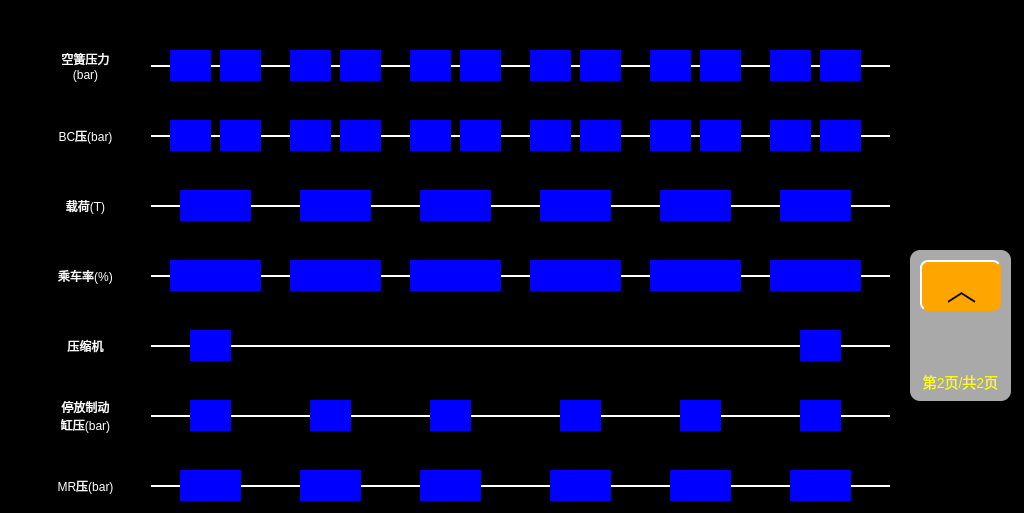
<?xml version="1.0" encoding="UTF-8"?>
<ui version="4.0">
 <class>VehicleEBCUPage2</class>
 <widget class="QWidget" name="VehicleEBCUPage2">
  <property name="geometry">
   <rect>
    <x>0</x>
    <y>0</y>
    <width>1024</width>
    <height>513</height>
   </rect>
  </property>
  <property name="windowTitle">
   <string>Form</string>
  </property>
  <property name="styleSheet">
   <string notr="true">QWidget
{
	background-color:black;
}
QLabel
{
	font: 20px, &quot;微软雅黑&quot;;
	color:white;
background-color:blue;

}
QPushButton
{
	font: 20px, &quot;微软雅黑&quot;;
    color: white;
	background-color: rgb(0, 128, 128);
	border-top: 2px solid white;	
	border-left: 2px solid white;
border-radius:8px;
}</string>
  </property>
  <widget class="QLabel" name="ASPM1_2lbl">
   <property name="geometry">
    <rect>
     <x>460</x>
     <y>50</y>
     <width>41</width>
     <height>31</height>
    </rect>
   </property>
   <property name="text">
    <string/>
   </property>
   <property name="alignment">
    <set>Qt::AlignCenter</set>
   </property>
  </widget>
  <widget class="QLabel" name="lbl1_2">
   <property name="geometry">
    <rect>
     <x>20</x>
     <y>120</y>
     <width>131</width>
     <height>31</height>
    </rect>
   </property>
   <property name="styleSheet">
    <string notr="true">background-color:black;</string>
   </property>
   <property name="text">
    <string>BC压(bar)</string>
   </property>
   <property name="alignment">
    <set>Qt::AlignCenter</set>
   </property>
  </widget>
  <widget class="QLabel" name="PLoadMP1lbl">
   <property name="geometry">
    <rect>
     <x>290</x>
     <y>260</y>
     <width>91</width>
     <height>31</height>
    </rect>
   </property>
   <property name="text">
    <string/>
   </property>
   <property name="alignment">
    <set>Qt::AlignCenter</set>
   </property>
  </widget>
  <widget class="QPushButton" name="NextPageBtn">
   <property name="geometry">
    <rect>
     <x>920</x>
     <y>260</y>
     <width>81</width>
     <height>51</height>
    </rect>
   </property>
   <property name="focusPolicy">
    <enum>Qt::NoFocus</enum>
   </property>
   <property name="styleSheet">
    <string notr="true">font:30px;
color:black;
background-color:orange;
border-radius:8px;</string>
   </property>
   <property name="text">
    <string>︿</string>
   </property>
  </widget>
  <widget class="QLabel" name="BCPM1_1lbl">
   <property name="geometry">
    <rect>
     <x>410</x>
     <y>120</y>
     <width>41</width>
     <height>31</height>
    </rect>
   </property>
   <property name="text">
    <string/>
   </property>
   <property name="alignment">
    <set>Qt::AlignCenter</set>
   </property>
  </widget>
  <widget class="QLabel" name="MRPM1lbl">
   <property name="geometry">
    <rect>
     <x>430</x>
     <y>400</y>
     <width>41</width>
     <height>31</height>
    </rect>
   </property>
   <property name="text">
    <string/>
   </property>
   <property name="alignment">
    <set>Qt::AlignCenter</set>
   </property>
  </widget>
  <widget class="QLabel" name="PLoadM1lbl">
   <property name="geometry">
    <rect>
     <x>410</x>
     <y>260</y>
     <width>91</width>
     <height>31</height>
    </rect>
   </property>
   <property name="text">
    <string/>
   </property>
   <property name="alignment">
    <set>Qt::AlignCenter</set>
   </property>
  </widget>
  <widget class="QLabel" name="ASPM1_1lbl">
   <property name="geometry">
    <rect>
     <x>410</x>
     <y>50</y>
     <width>41</width>
     <height>31</height>
    </rect>
   </property>
   <property name="text">
    <string/>
   </property>
   <property name="alignment">
    <set>Qt::AlignCenter</set>
   </property>
  </widget>
  <widget class="QLabel" name="BCPMP1_1lbl">
   <property name="geometry">
    <rect>
     <x>290</x>
     <y>120</y>
     <width>41</width>
     <height>31</height>
    </rect>
   </property>
   <property name="text">
    <string/>
   </property>
   <property name="alignment">
    <set>Qt::AlignCenter</set>
   </property>
  </widget>
  <widget class="QLabel" name="lbl1_8">
   <property name="geometry">
    <rect>
     <x>150</x>
     <y>135</y>
     <width>740</width>
     <height>2</height>
    </rect>
   </property>
   <property name="styleSheet">
    <string notr="true">background-color:white;</string>
   </property>
   <property name="text">
    <string/>
   </property>
   <property name="alignment">
    <set>Qt::AlignCenter</set>
   </property>
  </widget>
  <widget class="QLabel" name="lbl1_6">
   <property name="geometry">
    <rect>
     <x>20</x>
     <y>390</y>
     <width>131</width>
     <height>51</height>
    </rect>
   </property>
   <property name="styleSheet">
    <string notr="true">background-color:black;</string>
   </property>
   <property name="text">
    <string>停放制动
缸压(bar)</string>
   </property>
   <property name="alignment">
    <set>Qt::AlignCenter</set>
   </property>
  </widget>
  <widget class="QLabel" name="LoadTC1lbl">
   <property name="geometry">
    <rect>
     <x>180</x>
     <y>190</y>
     <width>71</width>
     <height>31</height>
    </rect>
   </property>
   <property name="text">
    <string/>
   </property>
   <property name="alignment">
    <set>Qt::AlignCenter</set>
   </property>
  </widget>
  <widget class="QLabel" name="ACPTC2_1lbl">
   <property name="geometry">
    <rect>
     <x>800</x>
     <y>330</y>
     <width>41</width>
     <height>31</height>
    </rect>
   </property>
   <property name="text">
    <string/>
   </property>
   <property name="alignment">
    <set>Qt::AlignCenter</set>
   </property>
  </widget>
  <widget class="QLabel" name="BCPMP2_2lbl">
   <property name="geometry">
    <rect>
     <x>650</x>
     <y>120</y>
     <width>41</width>
     <height>31</height>
    </rect>
   </property>
   <property name="text">
    <string/>
   </property>
   <property name="alignment">
    <set>Qt::AlignCenter</set>
   </property>
  </widget>
  <widget class="QLabel" name="lbl1_10">
   <property name="geometry">
    <rect>
     <x>150</x>
     <y>275</y>
     <width>740</width>
     <height>2</height>
    </rect>
   </property>
   <property name="styleSheet">
    <string notr="true">background-color:white;</string>
   </property>
   <property name="text">
    <string/>
   </property>
   <property name="alignment">
    <set>Qt::AlignCenter</set>
   </property>
  </widget>
  <widget class="QLabel" name="BCPTC1_2lbl">
   <property name="geometry">
    <rect>
     <x>220</x>
     <y>120</y>
     <width>41</width>
     <height>31</height>
    </rect>
   </property>
   <property name="text">
    <string/>
   </property>
   <property name="alignment">
    <set>Qt::AlignCenter</set>
   </property>
  </widget>
  <widget class="QLabel" name="PLoadMP2lbl">
   <property name="geometry">
    <rect>
     <x>650</x>
     <y>260</y>
     <width>91</width>
     <height>31</height>
    </rect>
   </property>
   <property name="text">
    <string/>
   </property>
   <property name="alignment">
    <set>Qt::AlignCenter</set>
   </property>
  </widget>
  <widget class="QLabel" name="MRPTC1lbl">
   <property name="geometry">
    <rect>
     <x>190</x>
     <y>400</y>
     <width>41</width>
     <height>31</height>
    </rect>
   </property>
   <property name="text">
    <string/>
   </property>
   <property name="alignment">
    <set>Qt::AlignCenter</set>
   </property>
  </widget>
  <widget class="QLabel" name="PLoadTC2lbl">
   <property name="geometry">
    <rect>
     <x>770</x>
     <y>260</y>
     <width>91</width>
     <height>31</height>
    </rect>
   </property>
   <property name="text">
    <string/>
   </property>
   <property name="alignment">
    <set>Qt::AlignCenter</set>
   </property>
  </widget>
  <widget class="QLabel" name="BCPTC2_2lbl">
   <property name="geometry">
    <rect>
     <x>770</x>
     <y>120</y>
     <width>41</width>
     <height>31</height>
    </rect>
   </property>
   <property name="text">
    <string/>
   </property>
   <property name="alignment">
    <set>Qt::AlignCenter</set>
   </property>
  </widget>
  <widget class="QLabel" name="LoadM2lbl">
   <property name="geometry">
    <rect>
     <x>540</x>
     <y>190</y>
     <width>71</width>
     <height>31</height>
    </rect>
   </property>
   <property name="text">
    <string/>
   </property>
   <property name="alignment">
    <set>Qt::AlignCenter</set>
   </property>
  </widget>
  <widget class="QLabel" name="BCPM2_1lbl">
   <property name="geometry">
    <rect>
     <x>580</x>
     <y>120</y>
     <width>41</width>
     <height>31</height>
    </rect>
   </property>
   <property name="text">
    <string/>
   </property>
   <property name="alignment">
    <set>Qt::AlignCenter</set>
   </property>
  </widget>
  <widget class="QLabel" name="LoadMP2lbl">
   <property name="geometry">
    <rect>
     <x>660</x>
     <y>190</y>
     <width>71</width>
     <height>31</height>
    </rect>
   </property>
   <property name="text">
    <string/>
   </property>
   <property name="alignment">
    <set>Qt::AlignCenter</set>
   </property>
  </widget>
  <widget class="QLabel" name="lbl1_7">
   <property name="geometry">
    <rect>
     <x>150</x>
     <y>65</y>
     <width>740</width>
     <height>2</height>
    </rect>
   </property>
   <property name="styleSheet">
    <string notr="true">background-color:white;</string>
   </property>
   <property name="text">
    <string/>
   </property>
   <property name="alignment">
    <set>Qt::AlignCenter</set>
   </property>
  </widget>
  <widget class="QLabel" name="ASPMP1_2lbl">
   <property name="geometry">
    <rect>
     <x>340</x>
     <y>50</y>
     <width>41</width>
     <height>31</height>
    </rect>
   </property>
   <property name="text">
    <string/>
   </property>
   <property name="alignment">
    <set>Qt::AlignCenter</set>
   </property>
  </widget>
  <widget class="QLabel" name="ASPTC1_1lbl">
   <property name="geometry">
    <rect>
     <x>170</x>
     <y>50</y>
     <width>41</width>
     <height>31</height>
    </rect>
   </property>
   <property name="text">
    <string/>
   </property>
   <property name="alignment">
    <set>Qt::AlignCenter</set>
   </property>
  </widget>
  <widget class="QLabel" name="lbl1">
   <property name="geometry">
    <rect>
     <x>20</x>
     <y>40</y>
     <width>131</width>
     <height>51</height>
    </rect>
   </property>
   <property name="styleSheet">
    <string notr="true">background-color:black;</string>
   </property>
   <property name="text">
    <string>空簧压力
(bar)</string>
   </property>
   <property name="alignment">
    <set>Qt::AlignCenter</set>
   </property>
  </widget>
  <widget class="QLabel" name="BCPM1_2lbl">
   <property name="geometry">
    <rect>
     <x>460</x>
     <y>120</y>
     <width>41</width>
     <height>31</height>
    </rect>
   </property>
   <property name="text">
    <string/>
   </property>
   <property name="alignment">
    <set>Qt::AlignCenter</set>
   </property>
  </widget>
  <widget class="QLabel" name="lbl1_13">
   <property name="geometry">
    <rect>
     <x>910</x>
     <y>250</y>
     <width>101</width>
     <height>151</height>
    </rect>
   </property>
   <property name="styleSheet">
    <string notr="true">background-color:gray;
border-radius:10px;
font:14px;
color:yellow;
background-color:darkgray;</string>
   </property>
   <property name="text">
    <string>






第2页/共2页</string>
   </property>
   <property name="alignment">
    <set>Qt::AlignCenter</set>
   </property>
  </widget>
  <widget class="QLabel" name="MRPTC2lbl">
   <property name="geometry">
    <rect>
     <x>800</x>
     <y>400</y>
     <width>41</width>
     <height>31</height>
    </rect>
   </property>
   <property name="text">
    <string/>
   </property>
   <property name="alignment">
    <set>Qt::AlignCenter</set>
   </property>
  </widget>
  <widget class="QLabel" name="lbl1_3">
   <property name="geometry">
    <rect>
     <x>20</x>
     <y>190</y>
     <width>131</width>
     <height>31</height>
    </rect>
   </property>
   <property name="styleSheet">
    <string notr="true">background-color:black;</string>
   </property>
   <property name="text">
    <string>载荷(T)</string>
   </property>
   <property name="alignment">
    <set>Qt::AlignCenter</set>
   </property>
  </widget>
  <widget class="QLabel" name="ASPTC1_2lbl">
   <property name="geometry">
    <rect>
     <x>220</x>
     <y>50</y>
     <width>41</width>
     <height>31</height>
    </rect>
   </property>
   <property name="text">
    <string/>
   </property>
   <property name="alignment">
    <set>Qt::AlignCenter</set>
   </property>
  </widget>
  <widget class="QLabel" name="lbl1_11">
   <property name="geometry">
    <rect>
     <x>150</x>
     <y>345</y>
     <width>740</width>
     <height>2</height>
    </rect>
   </property>
   <property name="styleSheet">
    <string notr="true">background-color:white;</string>
   </property>
   <property name="text">
    <string/>
   </property>
   <property name="alignment">
    <set>Qt::AlignCenter</set>
   </property>
  </widget>
  <widget class="QLabel" name="lbl1_5">
   <property name="geometry">
    <rect>
     <x>20</x>
     <y>330</y>
     <width>131</width>
     <height>31</height>
    </rect>
   </property>
   <property name="styleSheet">
    <string notr="true">background-color:black;</string>
   </property>
   <property name="text">
    <string>压缩机</string>
   </property>
   <property name="alignment">
    <set>Qt::AlignCenter</set>
   </property>
  </widget>
  <widget class="QLabel" name="LoadM1lbl">
   <property name="geometry">
    <rect>
     <x>420</x>
     <y>190</y>
     <width>71</width>
     <height>31</height>
    </rect>
   </property>
   <property name="text">
    <string/>
   </property>
   <property name="alignment">
    <set>Qt::AlignCenter</set>
   </property>
  </widget>
  <widget class="QLabel" name="lbl1_12">
   <property name="geometry">
    <rect>
     <x>150</x>
     <y>415</y>
     <width>740</width>
     <height>2</height>
    </rect>
   </property>
   <property name="styleSheet">
    <string notr="true">background-color:white;</string>
   </property>
   <property name="text">
    <string/>
   </property>
   <property name="alignment">
    <set>Qt::AlignCenter</set>
   </property>
  </widget>
  <widget class="QLabel" name="BCPMP2_1lbl">
   <property name="geometry">
    <rect>
     <x>700</x>
     <y>120</y>
     <width>41</width>
     <height>31</height>
    </rect>
   </property>
   <property name="text">
    <string/>
   </property>
   <property name="alignment">
    <set>Qt::AlignCenter</set>
   </property>
  </widget>
  <widget class="QLabel" name="PLoadM2lbl">
   <property name="geometry">
    <rect>
     <x>530</x>
     <y>260</y>
     <width>91</width>
     <height>31</height>
    </rect>
   </property>
   <property name="text">
    <string/>
   </property>
   <property name="alignment">
    <set>Qt::AlignCenter</set>
   </property>
  </widget>
  <widget class="QLabel" name="MRPM2lbl">
   <property name="geometry">
    <rect>
     <x>560</x>
     <y>400</y>
     <width>41</width>
     <height>31</height>
    </rect>
   </property>
   <property name="text">
    <string/>
   </property>
   <property name="alignment">
    <set>Qt::AlignCenter</set>
   </property>
  </widget>
  <widget class="QLabel" name="ASPTC2_2lbl">
   <property name="geometry">
    <rect>
     <x>770</x>
     <y>50</y>
     <width>41</width>
     <height>31</height>
    </rect>
   </property>
   <property name="text">
    <string/>
   </property>
   <property name="alignment">
    <set>Qt::AlignCenter</set>
   </property>
  </widget>
  <widget class="QLabel" name="ACPTC1_1lbl">
   <property name="geometry">
    <rect>
     <x>190</x>
     <y>330</y>
     <width>41</width>
     <height>31</height>
    </rect>
   </property>
   <property name="text">
    <string/>
   </property>
   <property name="alignment">
    <set>Qt::AlignCenter</set>
   </property>
  </widget>
  <widget class="QLabel" name="lbl1_4">
   <property name="geometry">
    <rect>
     <x>20</x>
     <y>260</y>
     <width>131</width>
     <height>31</height>
    </rect>
   </property>
   <property name="styleSheet">
    <string notr="true">background-color:black;</string>
   </property>
   <property name="text">
    <string>乘车率(%)</string>
   </property>
   <property name="alignment">
    <set>Qt::AlignCenter</set>
   </property>
  </widget>
  <widget class="QLabel" name="ASPM2_2lbl">
   <property name="geometry">
    <rect>
     <x>530</x>
     <y>50</y>
     <width>41</width>
     <height>31</height>
    </rect>
   </property>
   <property name="text">
    <string/>
   </property>
   <property name="alignment">
    <set>Qt::AlignCenter</set>
   </property>
  </widget>
  <widget class="QLabel" name="ASPMP2_1lbl">
   <property name="geometry">
    <rect>
     <x>700</x>
     <y>50</y>
     <width>41</width>
     <height>31</height>
    </rect>
   </property>
   <property name="text">
    <string/>
   </property>
   <property name="alignment">
    <set>Qt::AlignCenter</set>
   </property>
  </widget>
  <widget class="QLabel" name="lbl1_9">
   <property name="geometry">
    <rect>
     <x>150</x>
     <y>205</y>
     <width>740</width>
     <height>2</height>
    </rect>
   </property>
   <property name="styleSheet">
    <string notr="true">background-color:white;</string>
   </property>
   <property name="text">
    <string/>
   </property>
   <property name="alignment">
    <set>Qt::AlignCenter</set>
   </property>
  </widget>
  <widget class="QLabel" name="LoadTC2lbl">
   <property name="geometry">
    <rect>
     <x>780</x>
     <y>190</y>
     <width>71</width>
     <height>31</height>
    </rect>
   </property>
   <property name="text">
    <string/>
   </property>
   <property name="alignment">
    <set>Qt::AlignCenter</set>
   </property>
  </widget>
  <widget class="QLabel" name="BCPTC2_1lbl">
   <property name="geometry">
    <rect>
     <x>820</x>
     <y>120</y>
     <width>41</width>
     <height>31</height>
    </rect>
   </property>
   <property name="text">
    <string/>
   </property>
   <property name="alignment">
    <set>Qt::AlignCenter</set>
   </property>
  </widget>
  <widget class="QLabel" name="BCPM2_2lbl">
   <property name="geometry">
    <rect>
     <x>530</x>
     <y>120</y>
     <width>41</width>
     <height>31</height>
    </rect>
   </property>
   <property name="text">
    <string/>
   </property>
   <property name="alignment">
    <set>Qt::AlignCenter</set>
   </property>
  </widget>
  <widget class="QLabel" name="LoadMP1lbl">
   <property name="geometry">
    <rect>
     <x>300</x>
     <y>190</y>
     <width>71</width>
     <height>31</height>
    </rect>
   </property>
   <property name="text">
    <string/>
   </property>
   <property name="alignment">
    <set>Qt::AlignCenter</set>
   </property>
  </widget>
  <widget class="QLabel" name="ASPMP1_1lbl">
   <property name="geometry">
    <rect>
     <x>290</x>
     <y>50</y>
     <width>41</width>
     <height>31</height>
    </rect>
   </property>
   <property name="text">
    <string/>
   </property>
   <property name="alignment">
    <set>Qt::AlignCenter</set>
   </property>
  </widget>
  <widget class="QLabel" name="ASPTC2_1lbl">
   <property name="geometry">
    <rect>
     <x>820</x>
     <y>50</y>
     <width>41</width>
     <height>31</height>
    </rect>
   </property>
   <property name="text">
    <string/>
   </property>
   <property name="alignment">
    <set>Qt::AlignCenter</set>
   </property>
  </widget>
  <widget class="QLabel" name="BCPMP1_2lbl">
   <property name="geometry">
    <rect>
     <x>340</x>
     <y>120</y>
     <width>41</width>
     <height>31</height>
    </rect>
   </property>
   <property name="text">
    <string/>
   </property>
   <property name="alignment">
    <set>Qt::AlignCenter</set>
   </property>
  </widget>
  <widget class="QLabel" name="MRPMP2lbl">
   <property name="geometry">
    <rect>
     <x>680</x>
     <y>400</y>
     <width>41</width>
     <height>31</height>
    </rect>
   </property>
   <property name="text">
    <string/>
   </property>
   <property name="alignment">
    <set>Qt::AlignCenter</set>
   </property>
  </widget>
  <widget class="QLabel" name="ASPM2_1lbl">
   <property name="geometry">
    <rect>
     <x>580</x>
     <y>50</y>
     <width>41</width>
     <height>31</height>
    </rect>
   </property>
   <property name="text">
    <string/>
   </property>
   <property name="alignment">
    <set>Qt::AlignCenter</set>
   </property>
  </widget>
  <widget class="QLabel" name="BCPTC1_1lbl">
   <property name="geometry">
    <rect>
     <x>170</x>
     <y>120</y>
     <width>41</width>
     <height>31</height>
    </rect>
   </property>
   <property name="text">
    <string/>
   </property>
   <property name="alignment">
    <set>Qt::AlignCenter</set>
   </property>
  </widget>
  <widget class="QLabel" name="PLoadTC1lbl">
   <property name="geometry">
    <rect>
     <x>170</x>
     <y>260</y>
     <width>91</width>
     <height>31</height>
    </rect>
   </property>
   <property name="text">
    <string/>
   </property>
   <property name="alignment">
    <set>Qt::AlignCenter</set>
   </property>
  </widget>
  <widget class="QLabel" name="ASPMP2_2lbl">
   <property name="geometry">
    <rect>
     <x>650</x>
     <y>50</y>
     <width>41</width>
     <height>31</height>
    </rect>
   </property>
   <property name="text">
    <string/>
   </property>
   <property name="alignment">
    <set>Qt::AlignCenter</set>
   </property>
  </widget>
  <widget class="QLabel" name="MRPMP1lbl">
   <property name="geometry">
    <rect>
     <x>310</x>
     <y>400</y>
     <width>41</width>
     <height>31</height>
    </rect>
   </property>
   <property name="text">
    <string/>
   </property>
   <property name="alignment">
    <set>Qt::AlignCenter</set>
   </property>
  </widget>
  <widget class="QLabel" name="lbl1_14">
   <property name="geometry">
    <rect>
     <x>150</x>
     <y>485</y>
     <width>740</width>
     <height>2</height>
    </rect>
   </property>
   <property name="styleSheet">
    <string notr="true">background-color:white;</string>
   </property>
   <property name="text">
    <string/>
   </property>
   <property name="alignment">
    <set>Qt::AlignCenter</set>
   </property>
  </widget>
  <widget class="QLabel" name="MRPTC1bg1lbl">
   <property name="geometry">
    <rect>
     <x>180</x>
     <y>470</y>
     <width>61</width>
     <height>31</height>
    </rect>
   </property>
   <property name="text">
    <string/>
   </property>
   <property name="alignment">
    <set>Qt::AlignCenter</set>
   </property>
  </widget>
  <widget class="QLabel" name="MRPTC2bg1lbl">
   <property name="geometry">
    <rect>
     <x>790</x>
     <y>470</y>
     <width>61</width>
     <height>31</height>
    </rect>
   </property>
   <property name="text">
    <string/>
   </property>
   <property name="alignment">
    <set>Qt::AlignCenter</set>
   </property>
  </widget>
  <widget class="QLabel" name="lbl1_15">
   <property name="geometry">
    <rect>
     <x>20</x>
     <y>460</y>
     <width>131</width>
     <height>51</height>
    </rect>
   </property>
   <property name="styleSheet">
    <string notr="true">background-color:black;</string>
   </property>
   <property name="text">
    <string>MR压(bar)</string>
   </property>
   <property name="alignment">
    <set>Qt::AlignCenter</set>
   </property>
  </widget>
  <widget class="QLabel" name="MRPMP1bg1lbl">
   <property name="geometry">
    <rect>
     <x>300</x>
     <y>470</y>
     <width>61</width>
     <height>31</height>
    </rect>
   </property>
   <property name="text">
    <string/>
   </property>
   <property name="alignment">
    <set>Qt::AlignCenter</set>
   </property>
  </widget>
  <widget class="QLabel" name="MRPM1bg1lbl">
   <property name="geometry">
    <rect>
     <x>420</x>
     <y>470</y>
     <width>61</width>
     <height>31</height>
    </rect>
   </property>
   <property name="text">
    <string/>
   </property>
   <property name="alignment">
    <set>Qt::AlignCenter</set>
   </property>
  </widget>
  <widget class="QLabel" name="MRPM2bg1lbl">
   <property name="geometry">
    <rect>
     <x>550</x>
     <y>470</y>
     <width>61</width>
     <height>31</height>
    </rect>
   </property>
   <property name="text">
    <string/>
   </property>
   <property name="alignment">
    <set>Qt::AlignCenter</set>
   </property>
  </widget>
  <widget class="QLabel" name="MRPMP2bg1lbl">
   <property name="geometry">
    <rect>
     <x>670</x>
     <y>470</y>
     <width>61</width>
     <height>31</height>
    </rect>
   </property>
   <property name="text">
    <string/>
   </property>
   <property name="alignment">
    <set>Qt::AlignCenter</set>
   </property>
  </widget>
  <zorder>lbl1_8</zorder>
  <zorder>lbl1_10</zorder>
  <zorder>lbl1_14</zorder>
  <zorder>lbl1_12</zorder>
  <zorder>lbl1_11</zorder>
  <zorder>lbl1_9</zorder>
  <zorder>lbl1_7</zorder>
  <zorder>lbl1_13</zorder>
  <zorder>ASPM1_2lbl</zorder>
  <zorder>lbl1_2</zorder>
  <zorder>PLoadMP1lbl</zorder>
  <zorder>NextPageBtn</zorder>
  <zorder>BCPM1_1lbl</zorder>
  <zorder>MRPM1lbl</zorder>
  <zorder>PLoadM1lbl</zorder>
  <zorder>ASPM1_1lbl</zorder>
  <zorder>BCPMP1_1lbl</zorder>
  <zorder>lbl1_6</zorder>
  <zorder>LoadTC1lbl</zorder>
  <zorder>ACPTC2_1lbl</zorder>
  <zorder>BCPMP2_2lbl</zorder>
  <zorder>BCPTC1_2lbl</zorder>
  <zorder>PLoadMP2lbl</zorder>
  <zorder>MRPTC1lbl</zorder>
  <zorder>PLoadTC2lbl</zorder>
  <zorder>BCPTC2_2lbl</zorder>
  <zorder>LoadM2lbl</zorder>
  <zorder>BCPM2_1lbl</zorder>
  <zorder>LoadMP2lbl</zorder>
  <zorder>ASPMP1_2lbl</zorder>
  <zorder>ASPTC1_1lbl</zorder>
  <zorder>lbl1</zorder>
  <zorder>BCPM1_2lbl</zorder>
  <zorder>MRPTC2lbl</zorder>
  <zorder>lbl1_3</zorder>
  <zorder>ASPTC1_2lbl</zorder>
  <zorder>lbl1_5</zorder>
  <zorder>LoadM1lbl</zorder>
  <zorder>BCPMP2_1lbl</zorder>
  <zorder>PLoadM2lbl</zorder>
  <zorder>MRPM2lbl</zorder>
  <zorder>ASPTC2_2lbl</zorder>
  <zorder>ACPTC1_1lbl</zorder>
  <zorder>lbl1_4</zorder>
  <zorder>ASPM2_2lbl</zorder>
  <zorder>ASPMP2_1lbl</zorder>
  <zorder>LoadTC2lbl</zorder>
  <zorder>BCPTC2_1lbl</zorder>
  <zorder>BCPM2_2lbl</zorder>
  <zorder>LoadMP1lbl</zorder>
  <zorder>ASPMP1_1lbl</zorder>
  <zorder>ASPTC2_1lbl</zorder>
  <zorder>BCPMP1_2lbl</zorder>
  <zorder>MRPMP2lbl</zorder>
  <zorder>ASPM2_1lbl</zorder>
  <zorder>BCPTC1_1lbl</zorder>
  <zorder>PLoadTC1lbl</zorder>
  <zorder>ASPMP2_2lbl</zorder>
  <zorder>MRPMP1lbl</zorder>
  <zorder>MRPTC1bg1lbl</zorder>
  <zorder>MRPTC2bg1lbl</zorder>
  <zorder>lbl1_15</zorder>
  <zorder>MRPMP1bg1lbl</zorder>
  <zorder>MRPM1bg1lbl</zorder>
  <zorder>MRPM2bg1lbl</zorder>
  <zorder>MRPMP2bg1lbl</zorder>
 </widget>
 <resources/>
 <connections/>
</ui>
